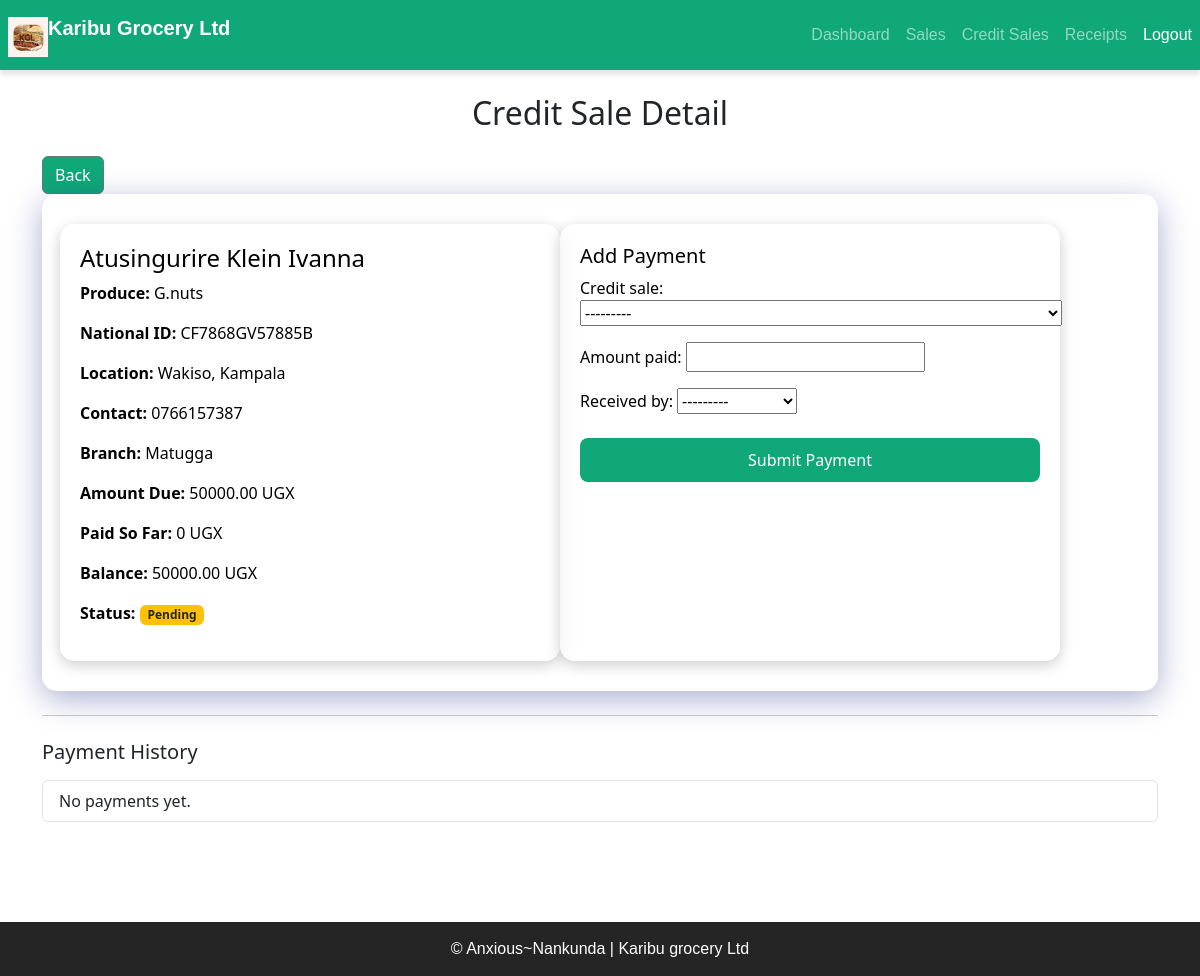
The app's page /credit_detail/2/ (signed in) with its own data.
### home/models.py (models this page shows, shortened)
class CreditSale(models.Model):
    produce = models.ForeignKey(Produce, on_delete=models.SET_NULL, verbose_name="Produce Name",null=True)
    buyer_name = models.CharField(max_length=255, verbose_name="Buyer Name", validators=[MinLengthValidator(2)])
    national_id = models.CharField(
        max_length=14,
        validators=[RegexValidator(regex=r'^[A-Z0-9]{14}$', message='Enter a valid NIN')],
    )
    location = models.CharField(max_length=255, validators=[MinLengthValidator(2)])
    contact = models.CharField(max_length=15,validators=[
        RegexValidator(regex=r'^\+?\d{9,15}$', message="Enter a valid phone number.")])
    amount_due_ugx = models.DecimalField(
        max_digits=15,
        decimal_places=2,
        validators=[MinValueValidator(10000)],
    )
    is_paid = models.BooleanField(default=False)
    sales_agent = models.ForeignKey(
       Userprofile,
        on_delete=models.SET_NULL,
        null=True,
        blank=True,
    )
    due_date = models.DateField()
    tonnage_kgs = models.DecimalField(max_digits=10, decimal_places=2)
    date_of_dispatch = models.DateField(auto_now_add=True)
    branch = models.CharField(max_length=20, choices=BRANCH_CHOICES)
    def __str__(self):
        return f"{self.buyer_name} - {self.produce} on credit (Due: {self.due_date})"
    def total_paid(self):
        if not hasattr(self, 'payments'):
           return 0
        return sum(payment.amount_paid for payment in self.payments.all())
    def balance_due(self):
        return self.amount_due_ugx - self.total_paid()

class Produce(models.Model):
    name = models.CharField(max_length=100, unique=True)
    produce_type = models.CharField(max_length=50, validators=[MinLengthValidator(2)])
    price_per_kg = models.DecimalField(max_digits=10, decimal_places=2)
    def __str__(self):
        return self.name

### home/views.py (the view)
# urls.py: path('credit_detail/<int:credit_id>/', views.credit_detail, name='credit_detail'),
def credit_detail(request, credit_id):
    credit_sale = get_object_or_404(CreditSale, id=credit_id)
    payments = credit_sale.payments.all()
    if request.method == 'POST':
        form = CreditPaymentForm(request.POST)
        if form.is_valid():
            payment = form.save(commit=False)
            payment.credit_sale = credit_sale
            payment.received_by = request.user # Ensure you're using custom profile
            payment.save()
            return redirect('credit_detail', credit_id=credit_id)
    else:
        form = CreditPaymentForm()
    context = {
        'credit_sale': credit_sale,
        'payments': payments,
        'form': form,
    }
    return render(request, 'home/credit_detail.html', context)

### home/forms.py
class CreditPaymentForm(forms.ModelForm):
    class Meta:
        model = CreditPayment
        fields = '__all__'

### home/models.py (called while the page is built)
    def __str__(self):
       return self.username

### home/templates/home/credit_detail.html (shortened to what this page needs)
{% extends 'base.html' %}
{% block content %}
<div class="container mt-4">
    <h2 class="mb-4 text-center">Credit Sale Detail</h2>
    <button onclick="history.back()" class="btn btn-secondary" style="background-color:  rgb(16, 168, 120); color: white;" >Back</button>
    <div class="glassy-card">
        <div class="row">
            <div style="flex: 1; min-width: 300px; max-width: 500px; background: rgba(255, 255, 255, 0.7); backdrop-filter: blur(10px); box-shadow: 0 4px 15px rgba(0, 0, 0, 0.2); border-radius: 15px; padding: 20px;" >
                <h4>{{ credit_sale.buyer_name }}</h4>
                <p><strong>Produce:</strong> {{ credit_sale.produce.name }}</p>
                <p><strong>National ID:</strong> {{ credit_sale.national_id }}</p>
                <p><strong>Location:</strong> {{ credit_sale.location }}</p>
                <p><strong>Contact:</strong> {{ credit_sale.contact }}</p>
                <p><strong>Branch:</strong> {{ credit_sale.branch }}</p>
                <p><strong>Amount Due:</strong> {{ credit_sale.amount_due_ugx }} UGX</p>
                <p><strong>Paid So Far:</strong> {{ credit_sale.total_paid }} UGX</p>
                <p><strong>Balance:</strong> {{ credit_sale.balance_due }} UGX</p>
                <p><strong>Status:</strong>
                    {% if credit_sale.is_paid %}
                        <span class="badge bg-success">Paid</span>
                    {% else %}
                        <span class="badge bg-warning text-dark">Pending</span>
                    {% endif %}
                </p>
            </div>
            {% if user.is_manager or user.is_salesagent %}
            {% if not credit_sale.is_paid %}
            <div style="flex: 1; min-width: 300px; max-width: 500px; background: rgba(255, 255, 255, 0.7); backdrop-filter: blur(10px); box-shadow: 0 4px 15px rgba(0, 0, 0, 0.2); border-radius: 15px; padding: 20px;">
                <h5>Add Payment</h5>
                <form method="post">
                    {{ form.as_p }}
                    <button type="submit" class="btn maroon-btn mt-2 w-100" style="padding: 10px 20px; border:none; border: none; border-radius: 8px;">Submit Payment</button>
                </form>
            </div>
            {% endif %}
            {% endif %}
        </div>
    </div>
    <hr class="my-4">
    <h5 class="mb-3">Payment History</h5>
    <ul class="list-group mb-4">
        {% for payment in payments %}
        <li class="list-group-item d-flex justify-content-between align-items-center">
            {{ payment.amount_paid }} UGX on {{ payment.payment_date }}
            <span class="text-muted small">Received by {{ payment.received_by }}</span>
        </li>
        {% empty %}
        <li class="list-group-item">No payments yet.</li>
        {% endfor %}
    </ul>
</div>
{% endblock %}

### home/templates/base.html (style rules this page uses)
body, html { margin: 0; padding: 0; height: 100%; overflow-x: hidden; }

### home/templates/home/credit_detail.html (style rules this page uses)
.glassy-card { background: rgba(255, 255, 255, 0.15); backdrop-filter: blur(10px); -webkit-backdrop-filter: blur(10px); border-radius: 15px; box-shadow: 0 8px 32px 0 rgba(31, 38, 135, 0.37); padding: 30px; color: #000; }
.maroon-btn { background-color: rgb(16, 168, 120); color: white; border: none; }

### records on screen
CreditSale: buyer_name "Atusingurire Klein Ivanna", produce.name "G.nuts", national_id "CF7868GV57885B", location "Wakiso, Kampala", contact "0766157387", branch "Matugga", amount_due_ugx "50000.00", total_paid "0", balance_due "50000.00"
